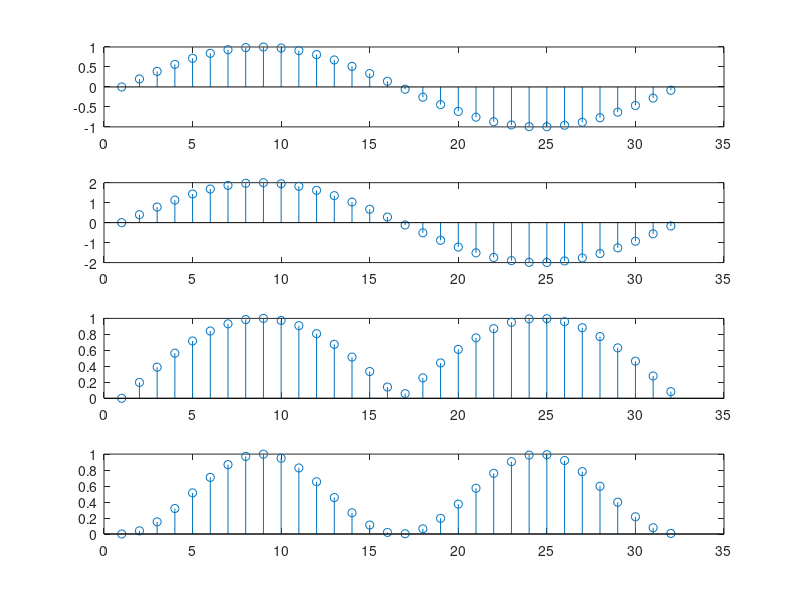

Here is the MATLAB script that generated this plot:
% sinDemo.m : demo of amplitude, magnitude and power.

n=0:0.2:2*pi;
y= sin(n);

% amplify amplitude
amp=2;
yn=amp*y;

% magnitude
x=abs(y);

% power
z=y.^2;

% plot
subplot(411); stem(y);
subplot(412); stem(yn);
subplot(413); stem(x);
subplot(414); stem(z);